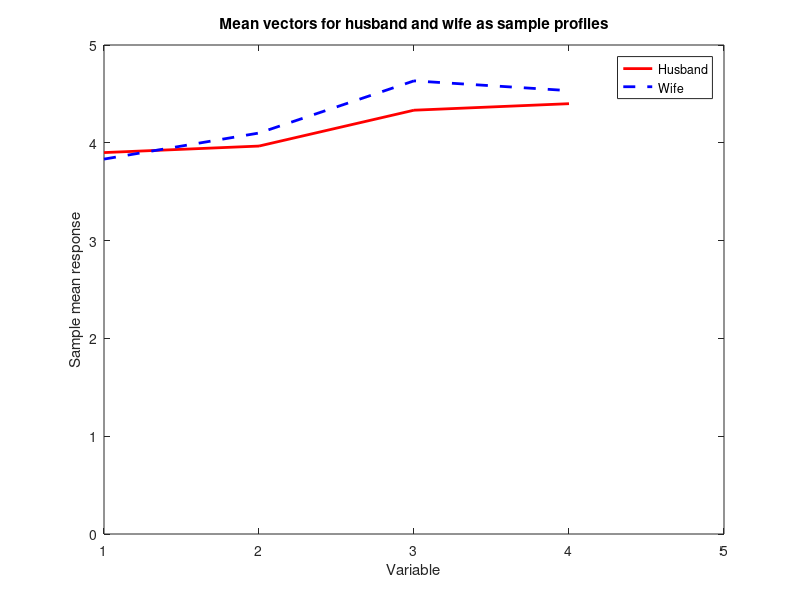

The MATLAB source for this figure:
% ---------------------------------------------------------------------
% Problem:      Excercise 6.27 - a       
% ---------------------------------------------------------------------

% PART aaaaaaaaaaaaaaaaa 
% Plots mean vectors for husband & wifes as sample profiles 

load ex6_27.dat;
X = ex6_27;

% X0 is husband rating wife data, X1 is wife rating husband data
x1_idx = find(ex6_27(:,5) == 0);
x2_idx = find(ex6_27(:,5) == 1);
X1 = X(x1_idx,1:4);
X2 = X(x2_idx,1:4);

x1_mean = mean(X1)';
x2_mean = mean(X2)';

plot(x1_mean,'r','LineWidth',2);
title('Mean vectors for husband and wife as sample profiles')
xlabel('Variable');
ylabel('Sample mean response');
hold on; 
plot(x2_mean,'b','LineWidth',2,'Linestyle','--');
legend('Husband','Wife');
axis([1 5 0 5]);
hold off;

% PART bbbbbbbbbbbbbbbbbbbbbb

% Is husband rating wife profile parallel to wife rating husband profile?
% Test for parallel profiles with alpha = .05
[n1,p] = size(X1);
[n2,p] = size(X2);

S1 = cov(X1);
S2 = cov(X2);
S_pooled =  ((n1-1)/(n1+n2-2)) * S1 + ((n2-1)/(n1+n2-2)) * S2;
C = [-1 1 0 0;  0 -1 1 0; 0 0 -1 1];

T_square = (x1_mean - x2_mean)' * C' * inv((1/n1 + 1/n2)*C*S_pooled*C')*C*(x1_mean - x2_mean)
c_square = (((n1 + n2 - 2)*(p-1))/(n1 + n2 -p)) * finv(.95,p-1,n1+n2-p)

if T_square <= c_square  
    sprintf('Husband rating wife profile parallel to wife rating husband profile. T square = %.2f <= %.2f', T_square, c_square)
else   
    sprintf('Husband rating wife profile NOT parallel to wife rating husband profile. T square = %.2f > %.2f', T_square, c_square)
end      

% Test for coincident profiles at the same level alpha = .05
one = [1 1 1 1]';
T_square = ((one' * (x1_mean - x2_mean))/sqrt((1/n1 + 1/n2) * one' * S_pooled * one))^2
f_crit_val = finv(.95,1,n1+n2-2)

if T_square <= f_crit_val  
    sprintf('Husband rating wife profile coincident to wife rating husband profile. T square = %.2f <= %.2f', T_square, f_crit_val)
else   
    sprintf('Husband rating wife profile NOT coincident to wife rating husband profile. T square = %.2f > %.2f', T_square, f_crit_val)
end 

% Test for level profiles at the same level alpha = .05
X12 = X(:,1:4);
S = cov(X12);
x12_mean = mean(X12)';

T_square = (n1 + n2) * x12_mean' * C' * inv(C * S * C') * C * x12_mean
c_square = (((n1 + n2 - 1)*(p-1))/(n1 + n2 -p + 1)) * finv(.95,p-1,n1+n2-p+1)

if T_square <= c_square  
    sprintf('Husband rating wife profile & wife rating husband profile level. T square = %.2f <= %.2f', T_square, c_square)
else   
    sprintf('Husband rating wife profile & wife rating husband profile NOT level. T square = %.2f <= %.2f', T_square, c_square)
end 
